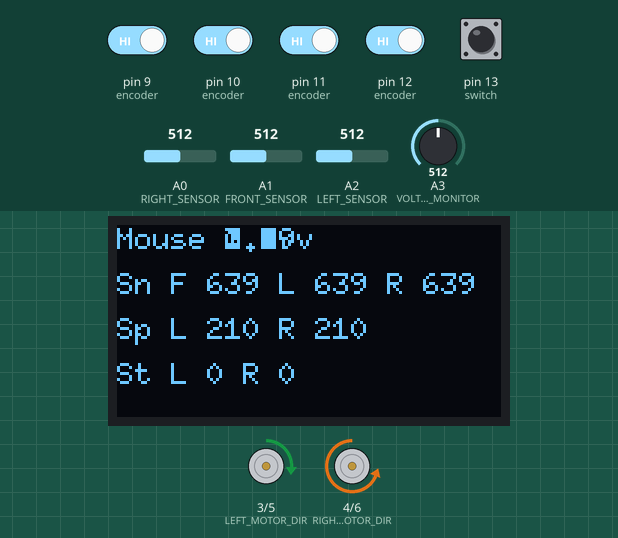
Simulated run of this sketch. Board: Arduino Nano, built with avr-gcc and run on an emulated ATmega328P. Shown: 128×64 one-colour display, direction and speed pins drawn as motors (green arrow = direction pin HIGH = forward, orange = LOW = backward, longer = more drive). The test bench sets the inputs (shaded band); at power-on: pin 9 (encoder), pin 10 (encoder), pin 11 (encoder), pin 12 (encoder), pin 13 (switch) HIGH, A0 (RIGHT_SENSOR) = 512, A1 (FRONT_SENSOR) = 512, A2 (LEFT_SENSOR) = 512, A3 (VOLTAGE_MONITOR) = 512.

Above: at 5.7 s.
5.8 s: A0 (RIGHT_SENSOR) set to 716
At 6.7 s:
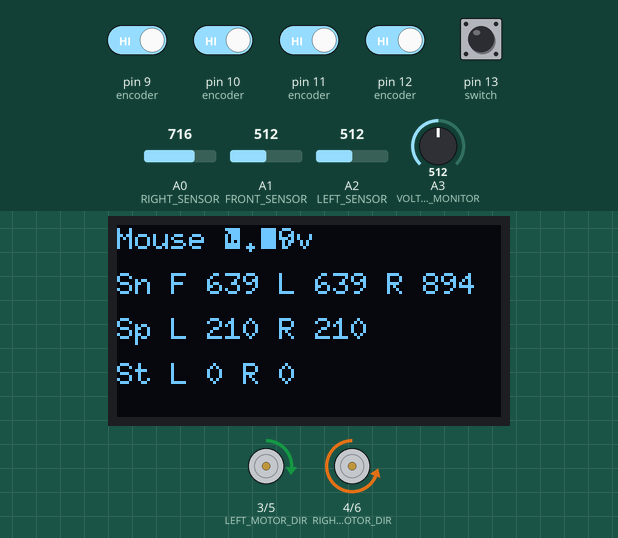
7.8 s: A1 (FRONT_SENSOR) set to 716
At 9.4 s:
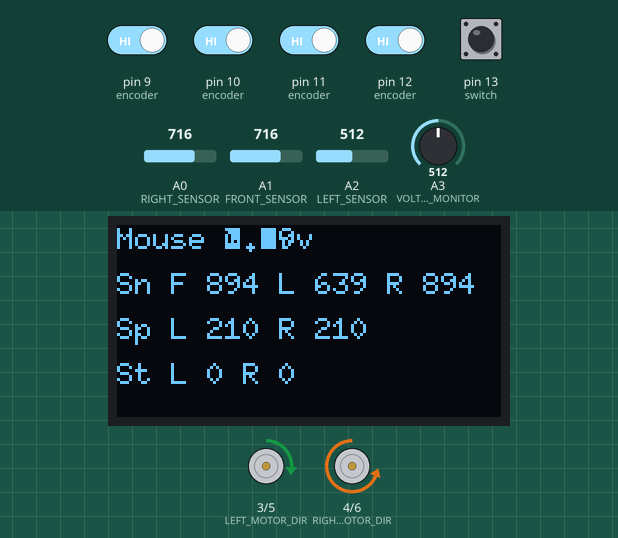
9.8 s: A2 (LEFT_SENSOR) set to 716
At 11.0 s:
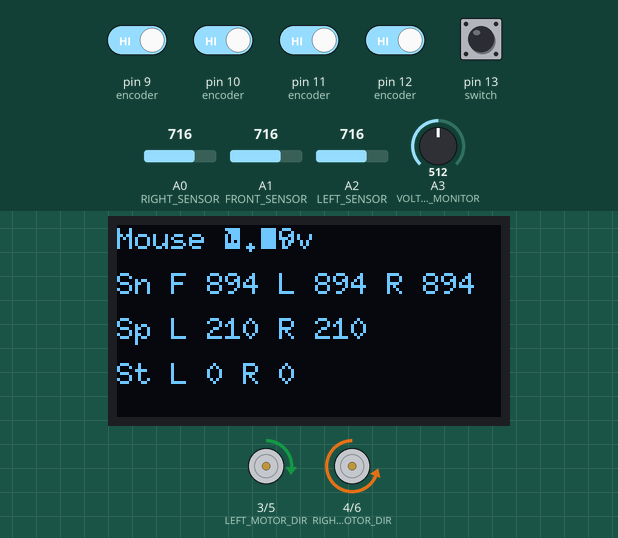
11.8 s: A3 (VOLTAGE_MONITOR) set to 716
At 13.5 s:
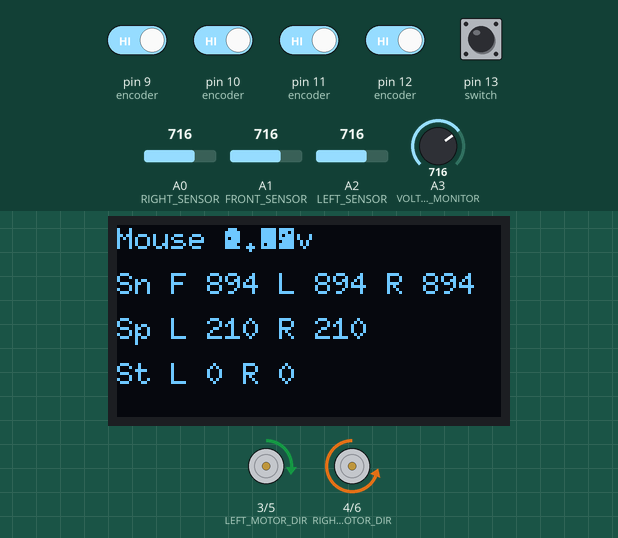
13.8 s: pin 9 (encoder) driven LOW
At 15.2 s:
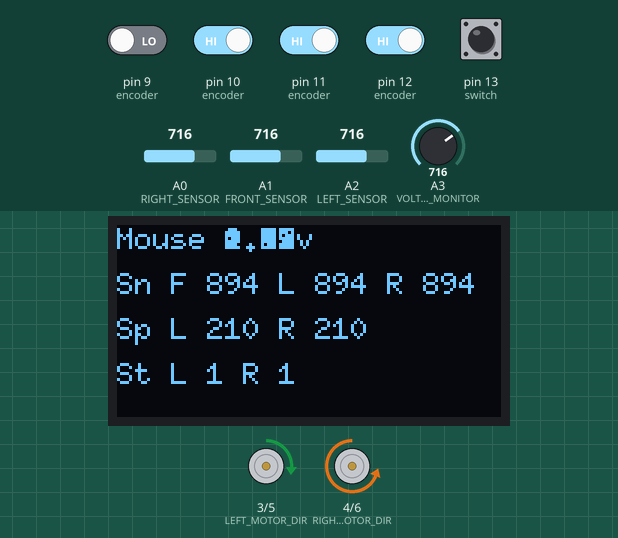
15.8 s: pin 10 (encoder) driven LOW
At 16.7 s:
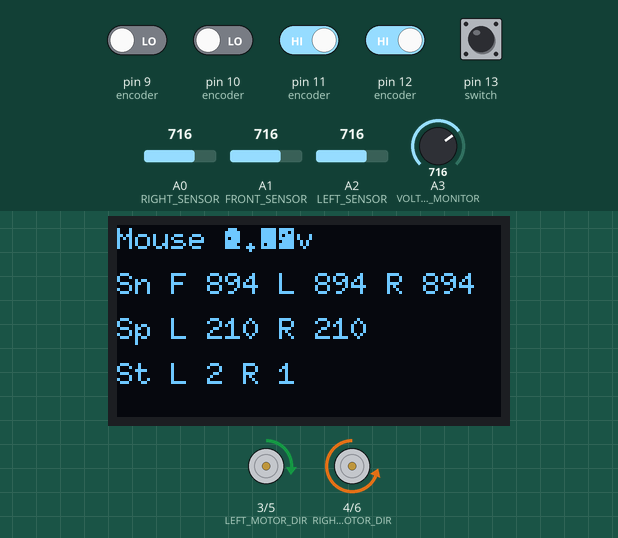
Timing chart, 0 to 18.8 s (numbered marks = the images above; inputs shaded):
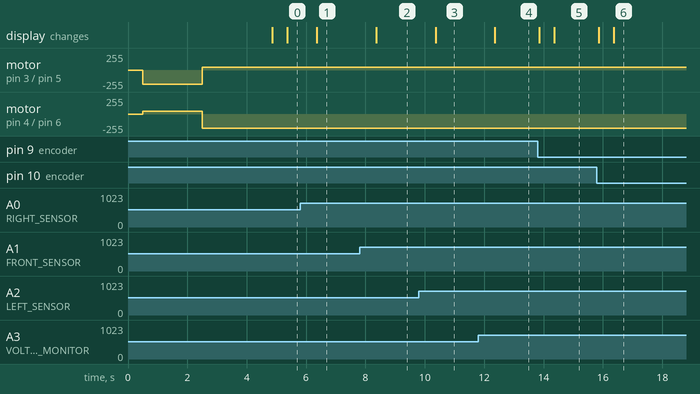

Measured:
- after the input at 5.8 s, the display: changes after 0.56 s (image 1)
- after the input at 7.8 s, the display: changes after 0.56 s (image 2)
- after the input at 9.8 s, the display: changes after 0.56 s (image 3)
- after the input at 11.8 s, the display: changes after 0.56 s (image 4)
- after the input at 13.8 s, the display: first changes after 0.06 s (image 5 shows a later state)
- after the input at 15.8 s, the display: first changes after 0.06 s (image 6 shows a later state)

The sketch:

DC_MicroMouse.ino
```cpp
/*

180205 : 로봇의 방향과 이동 정보를 추가해서 로봇의 위치를 확인할수 있게 하자
180217 : 센서의 필터 추가, OLED 정보 표시 ( 배터리 전압, 센서값, 모터 펄스값
180219 ; 벽 보정 방식을 변경 : 속도를 변경하는 방식에 문제가 있었음. 스텝수를 추가하여 회전하도록 함
180228 : 보정값을 디파인으로 변경함
180301 : 벽 보정값을 조정해서 직진 동작이 좀 나아짐 벽에 너무 가까이 붙었을때는 제대로 회전하지 못하는듯.
180305 : 현재까지는 직진할때도 몇개의 스텝(엔코더 수)마다 방향을 판단하여 양쪽 모터의 스텝수를 변경하면서 직진 보정을 하도록 했다.
스텝수로 보정하지 않고, 직진할때는 계속 센서값을 보면서 모터 속도만 조정하도록 했다.
별개의 프로그램으로 모터 회전 속도를 제어해봤을때 6v 정도를 입력하면 70~250의 PWM 값에서 모터가 정상적으로 회전했다. (60에서는 한쪽만 회전함. 오른쪽 모터가 좀더 빠르게 돈다)
*/
#include "U8glib.h"

// 상수 define //////////////////////////////////////////////

#define FRONT 0
#define LEFT 1
#define RIGHT 2

//지도에서 보는 로봇의 방향
#define NORTH 1
#define SOUTH 2
#define WEST 3
#define EAST 4

#define TRUE 1
#define FALSE 0

// PORT 설정 //////////////////////////////////////////////
#define FRONT_SENSOR A1
#define LEFT_SENSOR A2
#define RIGHT_SENSOR A0

#define LEFT_MOTOR_PWM 5
#define LEFT_MOTOR_DIR 3

#define RIGHT_MOTOR_PWM 6
#define RIGHT_MOTOR_DIR 4

#define VOLTAGE_MONITOR A3

// 기본 이동용 파라미터 //////////////////////////////////////////////

#define TURN_90_STEP 14   //90도 회전 스텝
#define ONECELL_STEP 3  //기본 이동 거리

#define DEFAULT_SPEED 210
#define SPEED_OFFSET ((255-DEFAULT_SPEED)/4)
#define STEP_OFFSET 2

//기본 동작 변수////////////////////////////////////////////////////////////////////
int LeftSpeed = DEFAULT_SPEED;
int RightSpeed = DEFAULT_SPEED;

unsigned long LeftMotorTimer, RightMotorTimer, systemTimer;

//int a, b, c, d;
//엔코더 값 변경 저장
int LeftMotorEncoder;
int RightMotorEncoder;

//이동할 모터의 목표 카운터
int LeftMotorStepTarget;
int RightMotorStepTarget;

//실제 회전수 카운터
int LeftMotorStepCounter;
int RightMotorStepCounter;

//거리 계산을 위한 모터 회전 카운터
int LeftMotorDistanceStepCounter;
int RightMotorDistanceStepCounter;


//모터 On Off 설정
int IsMotor90Turn;			//90도 턴을 할때는 센서값을 판단하지 않도록 하는 변수 -> 90도 턴을 하는 동안 양쪽 모터의 회전이 끝났는지를 저장
int MotorAllOn;			//모터를 동작하게 해주는 변수

#define SIDE_DISTANCE_4CM (SIDE_DISTANCE_3CM - 50)
#define SIDE_DISTANCE_3CM 460
#define SIDE_DISTANCE_2CM (SIDE_DISTANCE_3CM + 50)
#define SIDE_DISTANCE_1CM (SIDE_DISTANCE_2CM + 70)

int CalibrationDirection;
int CalibrationValue;

int Distance[3];    //front left fight 순서로 센서값 저장

#define FILTER_SIZE 5
int DistanceAverage[3][FILTER_SIZE];
int DistAvgIndex = 0;

//로봇 위치, 이동 방향 ///////////////////////////////////////////////////////
int RobotDir;

struct POS {
	int x;
	int y;
};

struct POS RobotPos = { 0,0 };

int IsTurning;
//OLED 설정 /////////////////////////////
U8GLIB_SSD1306_128X64 u8g(U8G_I2C_OPT_NO_ACK);	// Display which does not send AC

#define SMALL_LINE 8
#define LARGE_LINE 15

int voltage;
int VolategeAverage[FILTER_SIZE];

//벽 판단
#define SIDE_WALL_OFFSET 370
#define FRONT_WALL_DETECTION 390

//32cm 까지 센서값  : 3cm -> 640
int SensorToDistTable[] = { 9999,9999,9999,640,540,460,390,337,295,260,230,209,188,174,160,152,138,129,120,111,107,103,94,89,85,80,76,71,66,62,57,55 };

int CheckWall(int sensor, int LowLimit, int HighLimit) {    //특정 센서가 cm 범위에 있는지... ex) 3cm 이내인지 알고 싶다면, (FRONT, 0, 3)

	if (Distance[sensor] < SensorToDistTable[LowLimit] && Distance[sensor] > SensorToDistTable[HighLimit]) {
		return TRUE;
	}
	else {
		return FALSE;
	}
}


void LeftMotor(bool dir, int vel) {
	if (MotorAllOn == 0) return;
	digitalWrite(LEFT_MOTOR_DIR, dir);
	//digitalWrite(LEFT_MOTOR_PWM, !dir & 0x01);
	analogWrite(LEFT_MOTOR_PWM, (dir) ? 255 - vel : vel);
}

void RightMotor(bool dir, int vel) {
	if (MotorAllOn == 0) return;
	digitalWrite(RIGHT_MOTOR_DIR, dir);
	//digitalWrite(RIGHT_MOTOR_PWM, !dir & 0x01);
	analogWrite(RIGHT_MOTOR_PWM, (dir) ? 255 - vel : vel);
}

void GoForward() {
	//LeftMotorStepTarget = RightMotorStepTarget = ONECELL_STEP;
	LeftMotor(1, LeftSpeed);
	RightMotor(1, RightSpeed);
	IsTurning = 0;
}

void LeftTurn() {
	LeftMotorStepTarget = TURN_90_STEP;
	RightMotorStepTarget = TURN_90_STEP;
	LeftMotorStepCounter = 0;
	RightMotorStepCounter = 0;
	LeftMotor(0, LeftSpeed);
	RightMotor(1, RightSpeed);
	IsMotor90Turn = LEFT | RIGHT;
	IsTurning = 1;
}


void RightTurn() {
	LeftMotorStepTarget = TURN_90_STEP;
	RightMotorStepTarget = TURN_90_STEP;
	LeftMotorStepCounter = 0;
	RightMotorStepCounter = 0;
	LeftMotor(1, LeftSpeed);
	RightMotor(0, RightSpeed);
	IsMotor90Turn = LEFT | RIGHT;
	IsTurning = 1;
}

void StopMotor() {
	RightMotor(0, 0);
	LeftMotor(0, 0);
}


void PrintDataToOLED() {
	u8g.firstPage();
	do {

		u8g.setFont(u8g_font_6x10);
		u8g.setPrintPos(0, SMALL_LINE);
		u8g.print("Mouse ");
		//u8g.print(voltage,DEC);
		voltage = voltage / 2;
		u8g.print(voltage / 100, DEC); u8g.print(".");  u8g.print(voltage - ((voltage / 100) * 100), DEC); u8g.print("v"); //2로 나누면 전압 비슷하게 표시됨

		u8g.setPrintPos(0, SMALL_LINE + LARGE_LINE); u8g.print("Sn F "); u8g.print(Distance[FRONT], DEC);
		u8g.print(" L "); u8g.print(Distance[LEFT], DEC);
		u8g.print(" R "); u8g.print(Distance[RIGHT], DEC);

		u8g.setPrintPos(0, SMALL_LINE + LARGE_LINE * 2); u8g.print("Sp L "); u8g.print(LeftSpeed, DEC);
		u8g.print(" R "); u8g.println(RightSpeed, DEC);

		u8g.setPrintPos(0, SMALL_LINE + LARGE_LINE * 3); u8g.print("St L "); u8g.print(LeftMotorStepCounter, DEC);
		u8g.print(" R "); u8g.println(RightMotorStepCounter, DEC);
	} while (u8g.nextPage());
}

void SetupOLED() {
	//OLED u8glib 설정///////////////////////////////////
	if (u8g.getMode() == U8G_MODE_R3G3B2) {
		u8g.setColorIndex(255);     // white
	}
	else if (u8g.getMode() == U8G_MODE_GRAY2BIT) {
		u8g.setColorIndex(3);         // max intensity
	}
	else if (u8g.getMode() == U8G_MODE_BW) {
		u8g.setColorIndex(1);         // pixel on
	}
	else if (u8g.getMode() == U8G_MODE_HICOLOR) {
		u8g.setHiColorByRGB(255, 255, 255);
	}

}

void Sensor(void) {
	DistanceAverage[FRONT][DistAvgIndex] = analogRead(FRONT_SENSOR);
	DistanceAverage[LEFT][DistAvgIndex] = analogRead(LEFT_SENSOR);
	DistanceAverage[RIGHT][DistAvgIndex] = analogRead(RIGHT_SENSOR);
	VolategeAverage[DistAvgIndex] = analogRead(VOLTAGE_MONITOR);
	if (DistAvgIndex >= FILTER_SIZE - 1) DistAvgIndex = 0;
	else DistAvgIndex++;

	for (int i = 0; i < 3; i++) {
		for (int j = 0; j < FILTER_SIZE; j++) {
			Distance[i] += DistanceAverage[i][j];

		}
		Distance[i] /= FILTER_SIZE;
	}
	for (int j = 0; j < FILTER_SIZE; j++) {
		voltage += VolategeAverage[j];
	}
	voltage /= FILTER_SIZE;
	//	Distance[FRONT] = analogRead(FRONT_SENSOR);
	//	Distance[LEFT] = analogRead(LEFT_SENSOR);
	//	Distance[RIGHT] = analogRead(RIGHT_SENSOR);

	if (millis() >= systemTimer + 500) { //500ms마다
		systemTimer = millis();
		PrintDataToOLED();
	}

}


void setup() {
	// initialize serial:
	Serial.begin(9600);
	// make the pins outputs:
	pinMode(LEFT_MOTOR_DIR, OUTPUT);
	pinMode(RIGHT_MOTOR_DIR, OUTPUT);

	pinMode(LEFT_MOTOR_PWM, OUTPUT);
	pinMode(RIGHT_MOTOR_PWM, OUTPUT);


	pinMode(9, INPUT);   //encoder                              //Initialize the module
	pinMode(10, INPUT);  //encoder
	pinMode(11, INPUT);  //encoder
	pinMode(12, INPUT);  //encoder

	pinMode(13, INPUT);  //switch

	SetupOLED();

	noInterrupts();
	PCICR |= (1 << PCIE0);
	PCMSK0 |= (1 << PCINT1 | 1 << PCINT2 | 1 << PCINT3 | 1 << PCINT4);  //모터 엔코더
	interrupts();

	while (digitalRead(13) == 0) {
		Sensor();
	}   //스위치가 눌릴때까지 대기

	MotorAllOn = 1;
	systemTimer = millis();

	delay(500);
	LeftTurn();
	delay(2000);
	RightTurn();
	delay(2000);

	while (digitalRead(13) == 0) {
		Sensor();
	}   //스위치가 눌릴때까지 대기


	RobotPos.x = 0; RobotPos.y = 0;


}


void loop() {
	Sensor();


	//if (digitalRead(13) == 1) while (1);   //스위치가 눌리면 정지

	if (IsMotor90Turn == 0) {
		//if( FALSE == CheckWall(FRONT,0,5)) {  //3cm 이내에 벽이 없으면
		if (Distance[FRONT] < FRONT_WALL_DETECTION) {
			CalibrationDirection = 0;
			CalibrationValue = 0;
			//if(TRUE == CheckWall(LEFT,4,5) ){
			if (Distance[LEFT] > Distance[RIGHT]) {	//가까운 벽 기준으로 보정
				if (Distance[LEFT] > SIDE_DISTANCE_1CM) {//왼쪽에서 1CM 이하로 떨어져 있음... 거의 벽쪽
					CalibrationDirection = RIGHT;			//왼쪽벽에 붙어있으므로 오른쪽 방향으로 이동
					CalibrationValue = 3;	//보정량
				}
				else if (Distance[LEFT] > SIDE_DISTANCE_2CM) {
					CalibrationDirection = RIGHT;
					CalibrationValue = 2;
				}
				else if (Distance[LEFT] > SIDE_DISTANCE_3CM) {		//벽에서 3cm 이하로 떨어져있음.. 거의 중간
					CalibrationDirection = 0;
					CalibrationValue = 0;	//보정량 1
				}
				else if (Distance[LEFT] > SIDE_DISTANCE_4CM) {
					CalibrationDirection = LEFT;
					CalibrationValue = 2;
				}
				else {
					CalibrationDirection = LEFT;
					CalibrationValue = 3;
				}
			}
			else {
				if (Distance[RIGHT] > SIDE_DISTANCE_1CM) {//왼쪽에서 1CM 이하로 떨어져 있음... 거의 벽쪽
					CalibrationDirection = LEFT;			//왼쪽벽에 붙어있으므로 오른쪽 방향으로 이동
					CalibrationValue = 3;	//보정량 3
				}
				else if (Distance[RIGHT] > SIDE_DISTANCE_2CM) {
					CalibrationDirection = LEFT;
					CalibrationValue = 2;
				}
				else if (Distance[RIGHT] > SIDE_DISTANCE_3CM) {		//벽에서 3cm 이하로 떨어져있음.. 거의 중간
					CalibrationDirection = 0;
					CalibrationValue = 0;	//보정량 1
				}
				else if (Distance[RIGHT] > SIDE_DISTANCE_4CM) {		//실제로 4cm가 아님. 로봇이 회전한 상태에서 사용
					CalibrationDirection = RIGHT;
					CalibrationValue = 2;	//보정량 1
				}
				else {
					CalibrationDirection = RIGHT;
					CalibrationValue = 3;	//보정량 0
				}
			}

			//lcd.setCursor(15, 1);
			RightSpeed = LeftSpeed = DEFAULT_SPEED;
			LeftMotorStepTarget = RightMotorStepTarget = ONECELL_STEP;
			if (CalibrationDirection == LEFT) {
				LeftSpeed = DEFAULT_SPEED - (SPEED_OFFSET * CalibrationValue);		//왼쪽으로 가려면 왼쪽 속도를 줄여야함.
				RightSpeed = DEFAULT_SPEED + (SPEED_OFFSET * CalibrationValue);
			}
			else if (CalibrationDirection == RIGHT) {
				RightSpeed = DEFAULT_SPEED - (SPEED_OFFSET * CalibrationValue);
				LeftSpeed = DEFAULT_SPEED + (SPEED_OFFSET * CalibrationValue);
			}
			else {
				//lcd.print("N");
			}
			GoForward();
		}
		else {
			LeftSpeed = DEFAULT_SPEED;
			RightSpeed = DEFAULT_SPEED;
			Serial.println("FrontWall detected");

			if (Distance[LEFT] < Distance[RIGHT]) {   //왼쪽에 벽이 없으면
				LeftTurn();
			}
			else {
				//Serial.println("right");
				RightTurn();
			}
		}
	}
}

ISR(PCINT0_vect)
{
	if (millis() >= systemTimer + 500) { //500ms마다
		systemTimer = millis();
		PrintDataToOLED();
	}
	int LeftTemp = digitalRead(9) << 1 | digitalRead(10);
	int RightTemp = digitalRead(11) << 1 | digitalRead(12);

	if (LeftTemp != LeftMotorEncoder) {
		LeftMotorStepCounter++;
		if (IsTurning == 0) LeftMotorDistanceStepCounter++;
		LeftMotorEncoder = LeftTemp;
		if (IsMotor90Turn & LEFT) {
			if (LeftMotorStepTarget < LeftMotorStepCounter) {
				LeftMotor(0, 0);
				IsMotor90Turn &= ~LEFT;
			}
		}
	}

	if (RightTemp != RightMotorEncoder) {
		RightMotorStepCounter++;
		if (IsTurning == 0) RightMotorDistanceStepCounter++;
		RightMotorEncoder = RightTemp;
		if (IsMotor90Turn & RIGHT) {
			if (RightMotorStepTarget < RightMotorStepCounter) {
				RightMotor(0, 0);
				IsMotor90Turn &= ~RIGHT;
			}
		}
	}
}
```
